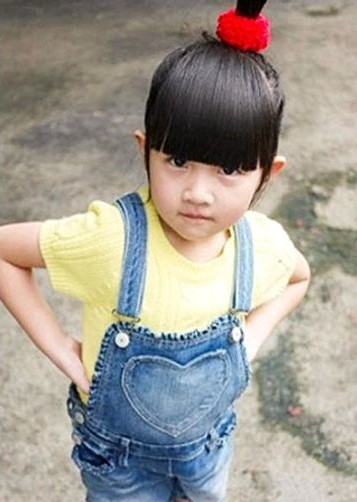
#> input picture Images/repo2/Agnes_Gru/real.jpg, 357 x 502 px, found by its file name
$ python visualizaion.py
#> lines starting #> are read from the running program, lines starting #| are printed output that depends on the picture


from skimage import io
import matplotlib.pyplot as plt

image = io.imread('/content/real.jpg')
#> image is the input picture: shape (502, 357, 3); mean R, G, B 158.8, 154.1, 145.6

_ = plt.hist(image.ravel(), bins = 256, color = 'orange', )
_ = plt.hist(image[:, :, 0].ravel(), bins = 256, color = 'red', alpha = 0.5)
_ = plt.hist(image[:, :, 1].ravel(), bins = 256, color = 'Green', alpha = 0.5)
_ = plt.hist(image[:, :, 2].ravel(), bins = 256, color = 'Blue', alpha = 0.5)
_ = plt.xlabel('Intensity Value')
_ = plt.ylabel('Count')
_ = plt.legend(['Total', 'Red_Channel', 'Green_Channel', 'Blue_Channel'])
plt.show()
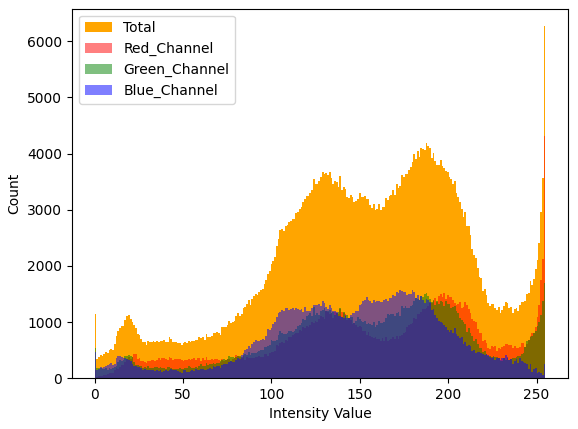
#> figure drawn by matplotlib, 1 panel; tallest bar 6269 high, from x = 254 to 255; tallest bar 4309 high, from x = 254 to 255; tallest bar 1699 high, from x = 254 to 255

_ = plt.hist(image.ravel(), bins = 256, cumulative = True)
_ = plt.xlabel('Intensity Value')
_ = plt.ylabel('Count')
plt.show()
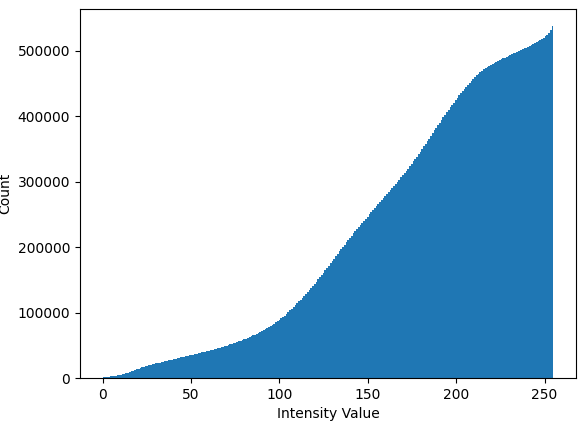
#> figure drawn by matplotlib, 1 panel; tallest bar 537642 high, from x = 254 to 255
